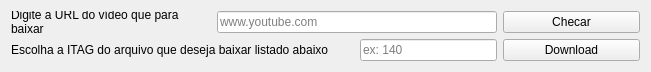
                      <widget class="QWidget" name="layoutWidget_7">
                       <property name="geometry">
                        <rect>
                         <x>10</x>
                         <y>10</y>
                         <width>651</width>
                         <height>71</height>
                        </rect>
                       </property>
                       <layout class="QGridLayout" name="gridLayout_7">
                        <item row="1" column="0" colspan="2">
                         <widget class="QLabel" name="label_19">
                          <property name="minimumSize">
                           <size>
                            <width>300</width>
                            <height>0</height>
                           </size>
                          </property>
                          <property name="text">
                           <string>Escolha a ITAG do arquivo que deseja baixar listado abaixo</string>
                          </property>
                          <property name="wordWrap">
                           <bool>true</bool>
                          </property>
                         </widget>
                        </item>
                        <item row="1" column="3">
                         <widget class="QPushButton" name="downloadButton_diversos_2">
                          <property name="text">
                           <string>Download</string>
                          </property>
                         </widget>
                        </item>
                        <item row="0" column="0">
                         <widget class="QLabel" name="label_20">
                          <property name="minimumSize">
                           <size>
                            <width>200</width>
                            <height>0</height>
                           </size>
                          </property>
                          <property name="text">
                           <string>Digite a URL do vídeo que para baixar</string>
                          </property>
                          <property name="wordWrap">
                           <bool>true</bool>
                          </property>
                         </widget>
                        </item>
                        <item row="0" column="1" colspan="2">
                         <widget class="QLineEdit" name="urltext_imput_diversos_2">
                          <property name="placeholderText">
                           <string>www.youtube.com</string>
                          </property>
                         </widget>
                        </item>
                        <item row="0" column="3">
                         <widget class="QPushButton" name="checkButton_diversos_2">
                          <property name="text">
                           <string>Checar</string>
                          </property>
                         </widget>
                        </item>
                        <item row="1" column="2">
                         <widget class="QLineEdit" name="lineEdit_diversos_2">
                          <property name="sizePolicy">
                           <sizepolicy hsizetype="Preferred" vsizetype="Fixed">
                            <horstretch>0</horstretch>
                            <verstretch>0</verstretch>
                           </sizepolicy>
                          </property>
                          <property name="placeholderText">
                           <string>ex: 140</string>
                          </property>
                         </widget>
                        </item>
                       </layout>
                      </widget>
